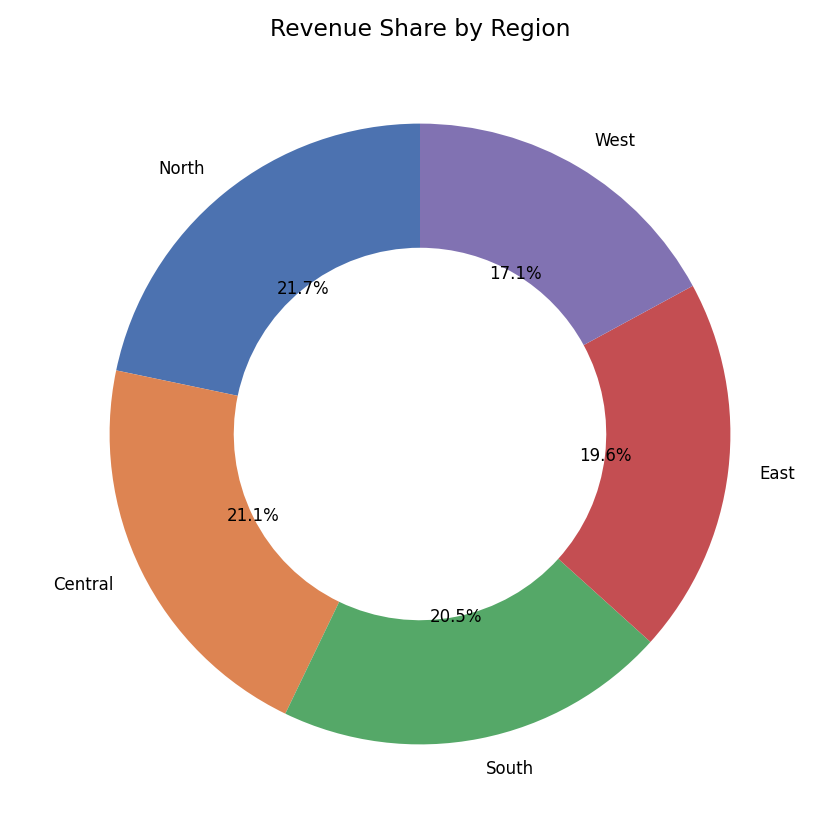

The Python source for this figure:
"""
Region-wise revenue breakdown -- donut chart.
"""
import pandas as pd
import matplotlib.pyplot as plt

DATA_DIR = "/home/claude/sales-analytics-dashboard/data"
OUT_DIR = "/home/claude/sales-analytics-dashboard/notebooks"

orders = pd.read_csv(f"{DATA_DIR}/orders.csv")
customers = pd.read_csv(f"{DATA_DIR}/customers.csv")
merged = orders.merge(customers, on="customer_id")

region_revenue = merged.groupby("region")["sales"].sum().sort_values(ascending=False)

print("Revenue by region:")
print(region_revenue)

colors = ["#4C72B0", "#DD8452", "#55A868", "#C44E52", "#8172B2"]

fig, ax = plt.subplots(figsize=(7, 7))
wedges, texts, autotexts = ax.pie(
    region_revenue.values,
    labels=region_revenue.index,
    autopct="%1.1f%%",
    startangle=90,
    colors=colors,
    wedgeprops=dict(width=0.4)  # donut style
)
ax.set_title("Revenue Share by Region", fontsize=14)
plt.tight_layout()
plt.savefig(f"{OUT_DIR}/region_revenue.png", dpi=120)
plt.close()

print(f"\nSaved chart to {OUT_DIR}/region_revenue.png")
